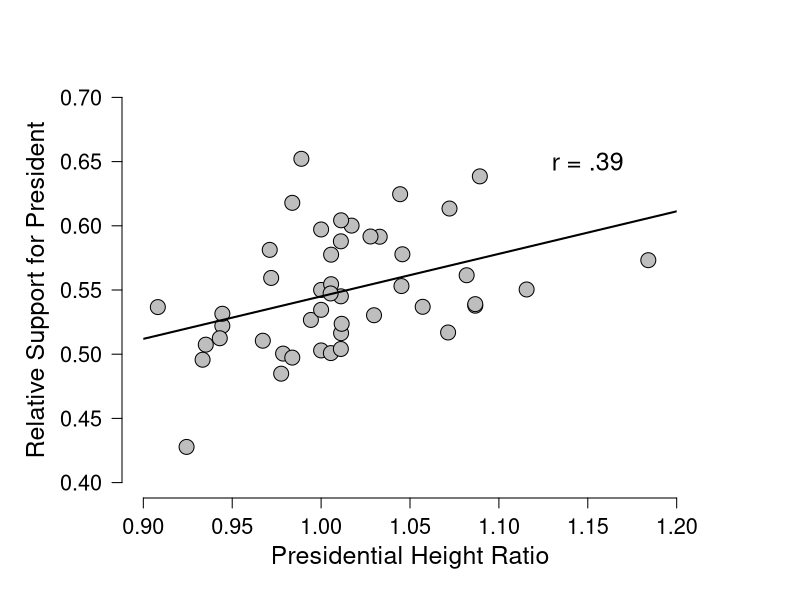

The R script that drew this image:
# Presidential data up to and including 2008; data from Stulp et al. 2013
# rm(list=ls())
# height of president divided by height of most successful opponent: 
height.ratio <- c(0.924324324, 1.081871345, 1, 0.971098266, 1.029761905,
   0.935135135, 0.994252874, 0.908163265, 1.045714286, 1.18404908,
   1.115606936, 0.971910112, 0.97752809, 0.978609626, 1,
   0.933333333, 1.071428571, 0.944444444, 0.944444444, 1.017142857,
   1.011111111, 1.011235955, 1.011235955, 1.089285714, 0.988888889,
   1.011111111, 1.032967033, 1.044444444, 1, 1.086705202,
   1.011560694, 1.005617978, 1.005617978, 1.005494505, 1.072222222,
   1.011111111, 0.983783784, 0.967213115, 1.04519774, 1.027777778,
   1.086705202, 1, 1.005347594, 0.983783784, 0.943005181, 1.057142857)

# proportion popular vote for president vs most successful opponent
# NB can be lower than .5 because popolar vote does not decide election
pop.vote <- c(0.427780852, 0.56148981, 0.597141922, 0.581254292, 0.530344067,
  0.507425996, 0.526679292, 0.536690951, 0.577825976, 0.573225387,
  0.550410082, 0.559380032, 0.484823958, 0.500466176, 0.502934212,
  0.49569636, 0.516904414, 0.522050547, 0.531494442, 0.60014892, 
  0.545079801, 0.604274986, 0.51635906, 0.63850958, 0.652184407, 
  0.587920412, 0.5914898, 0.624614752, 0.550040193, 0.537771958, 
  0.523673642, 0.554517134, 0.577511576, 0.500856251, 0.613444534, 
  0.504063153, 0.617883695, 0.51049949, 0.553073235, 0.59166415, 
  0.538982024, 0.53455133, 0.547304058, 0.497350649, 0.512424242, 
  0.536914796)
           
# cor.test(height.ratio,pop.vote)
library(plotrix) # package plotrix is needed for function "ablineclip""
# if the following line and the line containing "dev.off()" are executed, the plot will be saved as a png file in the current working directory
# png("Presidental.png", width = 18, height = 18, units = "cm", res = 800, pointsize = 10) 
op <- par(cex.main = 1.5, mar = c(5, 6, 4, 5) + 0.1, mgp = c(3.5, 1, 0), cex.lab = 1.5 , font.lab = 2, cex.axis = 1.3, bty = "n", las = 1)
plot(height.ratio, pop.vote, col = "black", pch = 21, bg = "grey", cex = 2,
     xlim = c(.90,1.20), ylim = c(.40,.70), ylab = "", xlab = "", axes = FALSE)
axis(1)
axis(2) 
reg1 <- lm(pop.vote ~ height.ratio)
ablineclip(reg1, lwd = 2,x1 = .9, x2 = 1.2) 
par(las = 0)
mtext("Presidential Height Ratio", side = 1, line = 2.5, cex = 1.5)
mtext("Relative Support for President", side = 2, line = 3.7, cex = 1.5)
text(1.15, .65, "r = .39", cex = 1.5)
# dev.off()
# For comparison, consider the default plot:
# par(op) # reset to default "par" settings
# plot(height.ratio, pop.vote) #yuk!